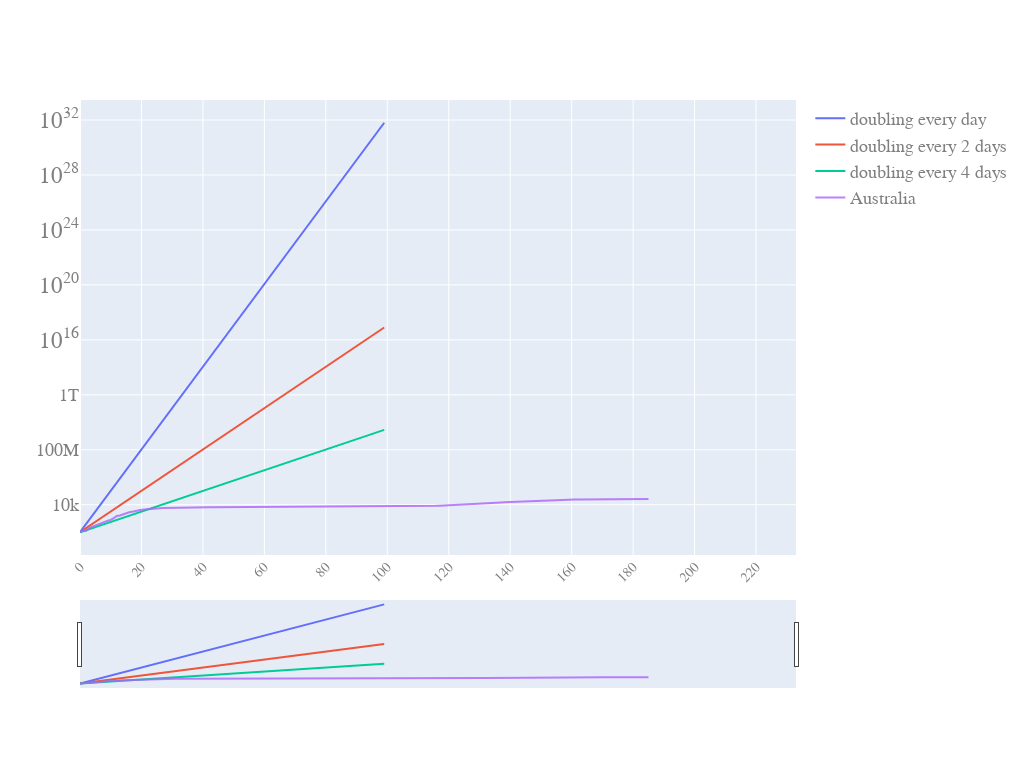

The cell this chart's notebook holds for it:
### Code cell
quick_plot(pd_sync_timelines_w_slope.date,pd_sync_timelines_w_slope.iloc[:,0:5],  y_scale='log', slider= True)

### Figure 1 — Plotly figure (JSON) as saved in the notebook; plotly's stock layout.template omitted (floating-point values rounded to 4 significant figures; data arrays with more than 128 entries replaced by an {"elided": "..."} marker saying what was removed)
{"data": [{"name": "doubling every day", "type": "scatter", "x": {"elided": "234 int values"}, "y": {"elided": "234 float values"}}, {"name": "doubling every 2 days", "type": "scatter", "x": {"elided": "234 int values"}, "y": {"elided": "234 float values"}}, {"name": "doubling every 4 days", "type": "scatter", "x": {"elided": "234 int values"}, "y": {"elided": "234 float values"}}, {"name": "Australia", "opacity": 0.8, "type": "scatter", "x": {"elided": "234 int values"}, "y": {"elided": "234 int values"}}], "layout": {"autosize": true, "font": {"color": "#7f7f7f", "family": "PT Sans, monospace", "size": 18}, "height": 768, "width": 1024, "xaxis": {"nticks": 20, "rangeslider": {"visible": true}, "tickangle": -45, "tickfont": {"color": "#7f7f7f", "size": 14}}, "yaxis": {"type": "log"}}}
